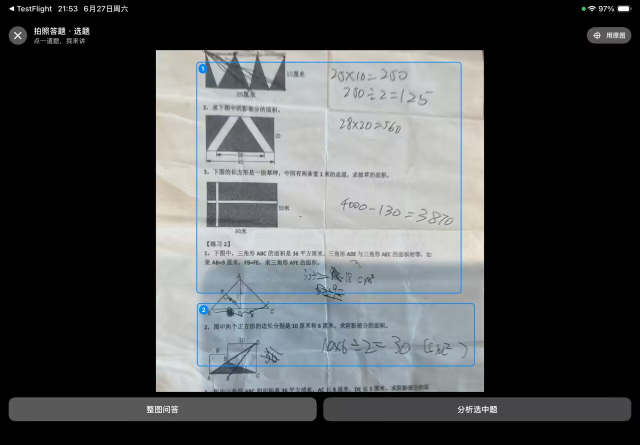
#> input picture diagnostics/pimage-questions-balanced-sample/images/ai_herpai_00002_9ac31aa895b3c9a6.png, 1280 x 889 px (shown at 1/2 size)
$ python -i homework_evidence_ledger_sim.py   (imports and definitions only)   (older library calls are emulated)
#> lines starting #> are read from the running program, lines starting #| are printed output that depends on the picture
"""Replay camera frames into a homework evidence ledger.

This Phase 0 simulator is intentionally independent from the existing
observation/question_set flow. It proves the lower-level product loop first:

1. scan a folder of camera-like frames;
2. keep only useful keyframes;
3. build page episodes and loose question evidence regions;
4. merge repeated sightings;
5. save a best crop for every evidence item;
6. render an editable HTML review notebook plus metrics.

No database, iOS bundle, or production question_set data is modified.
"""

from __future__ import annotations

import argparse
import base64
import difflib
import hashlib
import html
import json
import math
import re
import shutil
import time
from dataclasses import asdict, dataclass, field
from io import BytesIO
from pathlib import Path
from typing import Any

import cv2
import httpx
import numpy as np
from PIL import Image, ImageDraw, ImageEnhance, ImageOps


IMAGE_EXTENSIONS = {".jpg", ".jpeg", ".png", ".webp", ".bmp"}
DEFAULT_BASE_URL = "http://100.64.0.5:39000/v1"
DEFAULT_API_KEY = "ollama"
DEFAULT_MODEL = "evowit-agent27b"


@dataclass
class NormalizedRect:
    x: float
    y: float
    w: float
    h: float

    @property
    def area(self) -> float:
        return max(0.0, self.w) * max(0.0, self.h)

    @property
    def center(self) -> tuple[float, float]:
        return self.x + self.w / 2.0, self.y + self.h / 2.0

    # [14 lines left out: functions clamped, expanded, not called in this run]


@dataclass
class FrameRecord:
    frame_id: str
    index: int
    source_path: str
    normalized_path: str
    width: int
    height: int
    source_bytes: int
    normalized_bytes: int
    sharpness: float
    brightness: float
    contrast: float
    phash: str
    accepted: bool
    reason: str
    page_episode_id: str = ""
    hamming_from_previous_keyframe: int | None = None
    page_rectified: bool = False
    page_confidence: float = 0.0
    candidate_count: int = 0


@dataclass
class PageEpisode:
    id: str
    first_frame_id: str
    last_frame_id: str
    frame_ids: list[str] = field(default_factory=list)
    fingerprint: str = ""
    coverage_cells: list[str] = field(default_factory=list)


@dataclass
class CandidateRegion:
    rect: NormalizedRect
    kind: str
    confidence: float
    reasons: list[str] = field(default_factory=list)


@dataclass
class QuestionEvidence:
    id: str
    page_episode_id: str
    canonical_rect: NormalizedRect
    best_frame_id: str
    best_crop_filename: str
    crop_hash: str
    layout_key: str
    ocr_key: str
    seen_count: int
    status: str
    quality: dict[str, float]
    source_frames: list[str] = field(default_factory=list)
    crop_kind: str = "question"
    merge_reasons: list[str] = field(default_factory=list)


@dataclass
class QuestionCard:
    id: str
    evidence_ids: list[str]
    number: str
    subject: str
    question_type: str
    stem_text: str
    editable_html: str
    figure_assets: list[dict[str, Any]]
    confidence: float
    review_flags: list[str]
    source_input_index: int = 0
    extraction_notes: str = ""


# [4 lines left out: function clean_dir, not called in this run]


def write_text(path: Path, value: str) -> None:
    path.parent.mkdir(parents=True, exist_ok=True)
    path.write_text(value, encoding="utf-8")


def write_json(path: Path, value: Any) -> None:
    path.parent.mkdir(parents=True, exist_ok=True)
    path.write_text(json.dumps(value, ensure_ascii=False, indent=2), encoding="utf-8")


# [57 lines left out: functions append_jsonl, list_images, load_rgb, resize_max_side, save_jpeg, image_to_data_url and 1 more, not called in this run]


def perceptual_hash(image: Image.Image, hash_size: int = 8, highfreq_factor: int = 4) -> str:
    size = hash_size * highfreq_factor
    gray = image.convert("L").resize((size, size), Image.Resampling.LANCZOS)
    pixels = np.asarray(gray, dtype=np.float32)
    dct = cv2.dct(pixels)
    low = dct[:hash_size, :hash_size]
    median = np.median(low[1:, :])
    bits = low > median
    value = 0
    for bit in bits.flatten():
        value = (value << 1) | int(bool(bit))
    return f"{value:0{hash_size * hash_size // 4}x}"


# [62 lines left out: functions image_metrics, order_points, perspective_warp, normalize_page, not called in this run]


def normalized_for_hash(image: Image.Image) -> Image.Image:
    out = image.convert("L")
    out.thumbnail((640, 640), Image.Resampling.LANCZOS)
    return out.convert("RGB")


# [25 lines left out: functions rect_iou, rect_distance, crop_image, not called in this run]


def crop_hash(image: Image.Image) -> str:
    return perceptual_hash(normalized_for_hash(image), hash_size=8, highfreq_factor=4)


# [181 lines left out: functions layout_key, quality_score, detect_candidate_regions, content_rect_from_mask, fallback_section_regions, merge_regions and 3 more, not called in this run]


def next_id(prefix: str, count: int) -> str:
    return f"{prefix}_{count:04d}"


# [704 lines left out: functions source_size, frame_should_be_accepted, create_or_update_page_episode, evidence_match, update_episode_coverage, build_ledger and 7 more, not called in this run]


def strip_scripts(fragment: str) -> str:
    return re.sub(r"<\s*script\b.*?<\s*/\s*script\s*>", "", fragment or "", flags=re.I | re.S)


# [417 lines left out: functions canonical_text, card_similarity, merge_question_card, evidence_vlm_prompt, call_vision_model, normalize_vlm_question and 5 more, not called in this run]


def main() -> None:
    args = build_arg_parser().parse_args()
    process(args)


# [2 lines not run here, left out]

>>> from PIL import Image
>>> picture = Image.open('../diagnostics/pimage-questions-balanced-sample/images/ai_herpai_00002_9ac31aa895b3c9a6.png')
#> picture is the input picture: PIL image 1280x889 RGB; mean R, G, B 73.4, 75.8, 77
>>> result = crop_hash(picture)
#> in normalized_for_hash, `out.thumbnail((640, 640), Image.Resampling.LANCZOS)`:
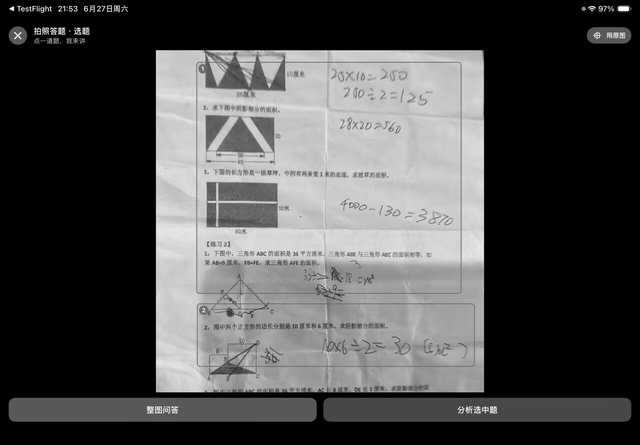
#> out: PIL image 640x445 L; min 0, max 255, mean 75.3
#> in perceptual_hash, `size = hash_size * highfreq_factor`: size = 32
#> in perceptual_hash, `gray = image.convert("L").resize((size, size), Image.Resampling.LANCZOS)`:
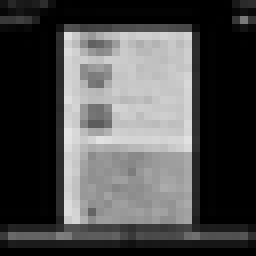
#> gray: PIL image 32x32 L (shown 8 times larger); min 0, max 228, mean 76.2
#> in perceptual_hash, `dct = cv2.dct(pixels)`:
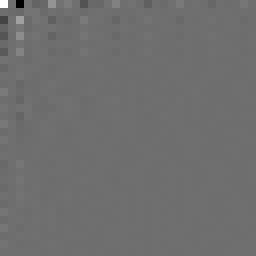
#> dct: shape (32, 32) float32 (shown 8 times larger); min -1881, max 2439.2, mean 0.7; drawn with min black and max white
#> in perceptual_hash, `median = np.median(low[1:, :])`: median = 1.53
#> the loop in perceptual_hash, `for bit in bits.flatten():` made 64 passes
#> (bit, value) on passes 3 to 14: (False, 6), (True, 13), (False, 26), (False, 52), (True, 105), (True, 211), (False, 422), (False, 844), (False, 1688), (True, 3377), (True, 6755), (False, 13510)
#> value on passes 1 to 2: 1, 3
#> after the loop in perceptual_hash, `for bit in bits.flatten():`: value = 15211589912112950502
#> result = 'd31a6c6e3c686ce6'

$ run again, on diagnostics/pimage-questions-balanced-sample/images/ai_herpai_00004_f94f779212d045b8.png
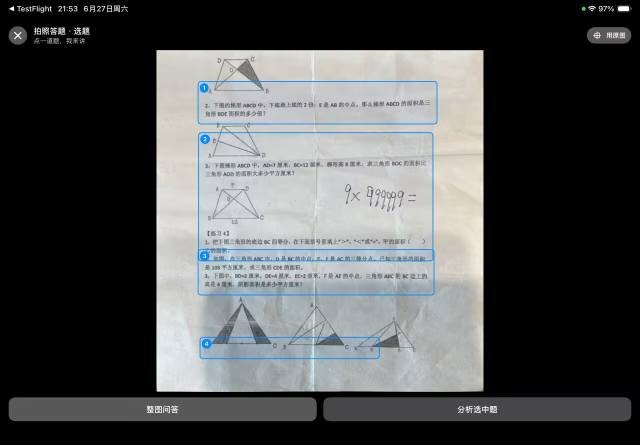
#> input picture diagnostics/pimage-questions-balanced-sample/images/ai_herpai_00004_f94f779212d045b8.png, 1280 x 889 px (shown at 1/2 size)
#> picture is the input picture: PIL image 1280x889 RGB; mean R, G, B 79, 80.9, 81.4
#> in normalized_for_hash, `out.thumbnail((640, 640), Image.Resampling.LANCZOS)`:
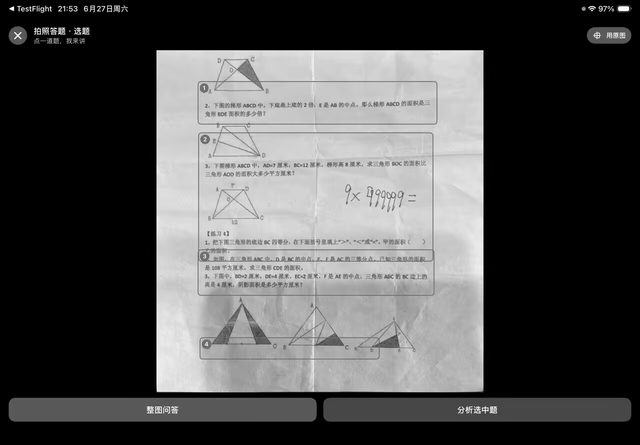
#> out: PIL image 640x445 L; min 0, max 255, mean 80.5
#> size = 32
#> in perceptual_hash, `gray = image.convert("L").resize((size, size), Image.Resampling.LANCZOS)`:
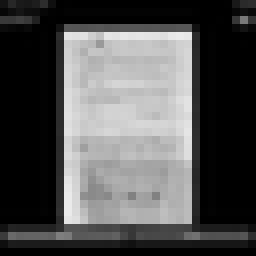
#> gray: PIL image 32x32 L (shown 8 times larger); min 0, max 234, mean 81.5
#> median = -1.96
#> the loop in perceptual_hash, `for bit in bits.flatten():` made 64 passes
#> (bit, value) on passes 3 to 10: (False, 6), (True, 13), (False, 26), (False, 52), (True, 105), (True, 211), (False, 422), (False, 844)
#> after the loop in perceptual_hash, `for bit in bits.flatten():`: value = 15212711393303948516
#> result = 'd31e68696c6b6ce4'

$ run again, on diagnostics/pimage-questions-balanced-sample/images/ai_herpai_00005_5533154ed7d9100c.png
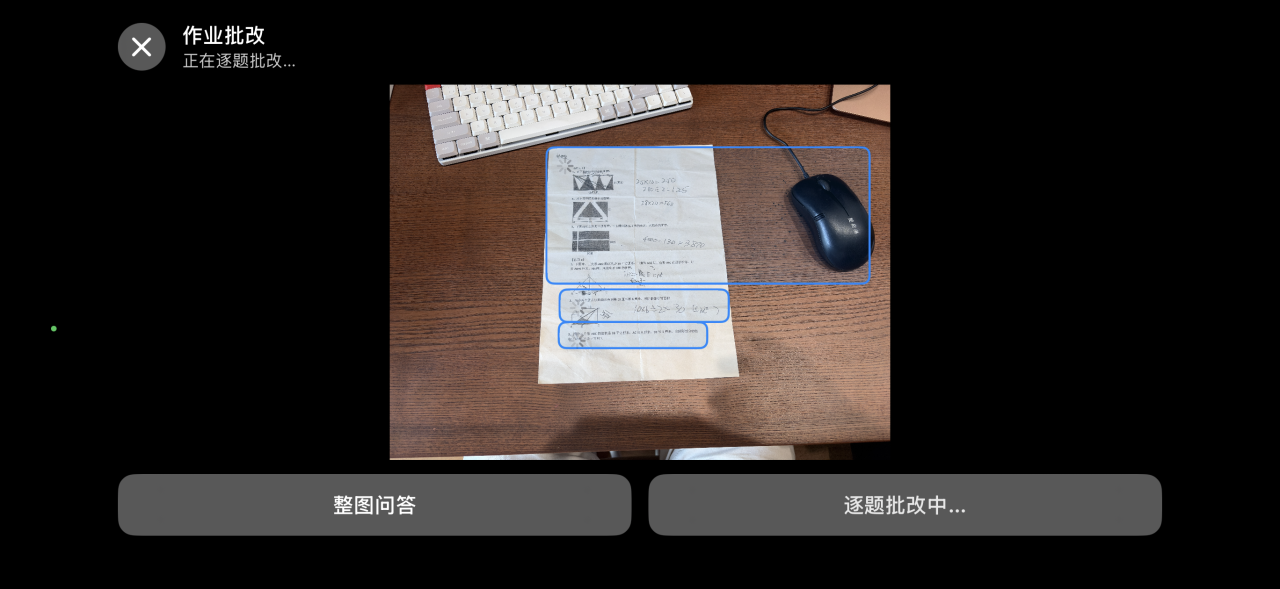
#> input picture diagnostics/pimage-questions-balanced-sample/images/ai_herpai_00005_5533154ed7d9100c.png, 1280 x 589 px
#> picture is the input picture: PIL image 1280x589 RGB; mean R, G, B 42.8, 38.3, 36.7
#> in normalized_for_hash, `out = image.convert("L")`:
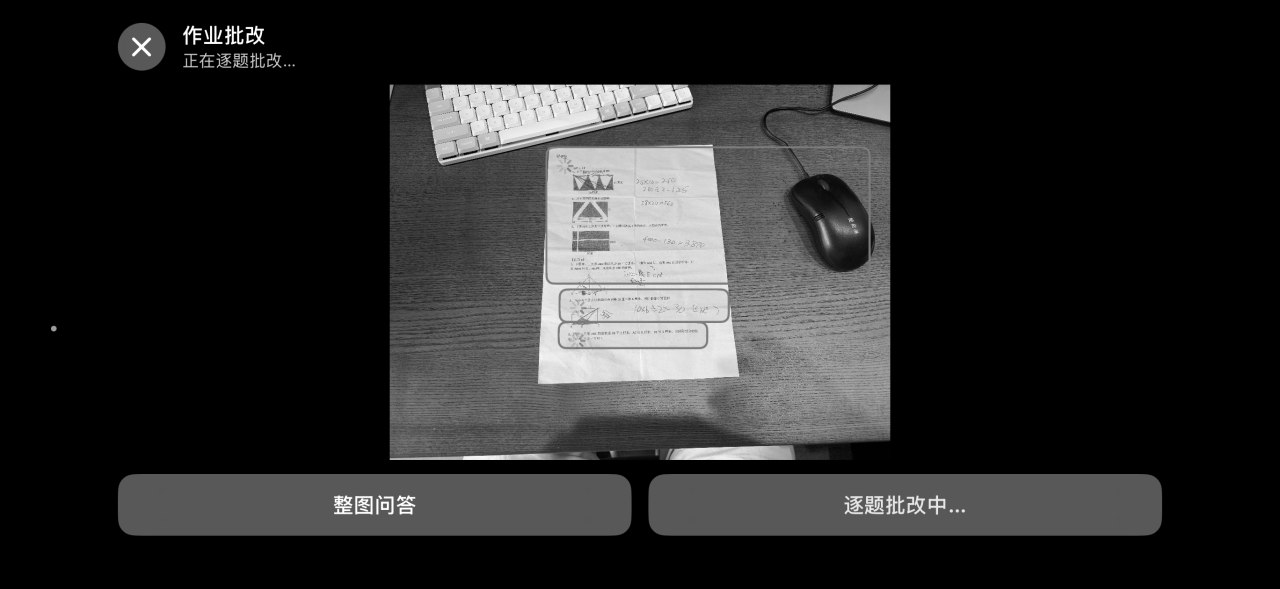
#> out: PIL image 1280x589 L; min 0, max 255, mean 39.5
#> size = 32
#> in perceptual_hash, `dct = cv2.dct(pixels)`:
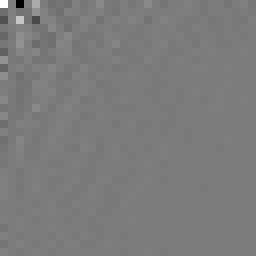
#> dct: shape (32, 32) float32 (shown 8 times larger); min -1210.6, max 1282.4, mean 0.1; drawn with min black and max white
#> median = -5.79
#> the loop in perceptual_hash, `for bit in bits.flatten():` made 64 passes
#> (bit, value) on passes 3 to 10: (False, 6), (True, 13), (True, 27), (True, 55), (False, 110), (False, 220), (False, 440), (True, 881)
#> after the loop in perceptual_hash, `for bit in bits.flatten():`: value = 15874175431645150097
#> result = 'dc4c667339713b91'
